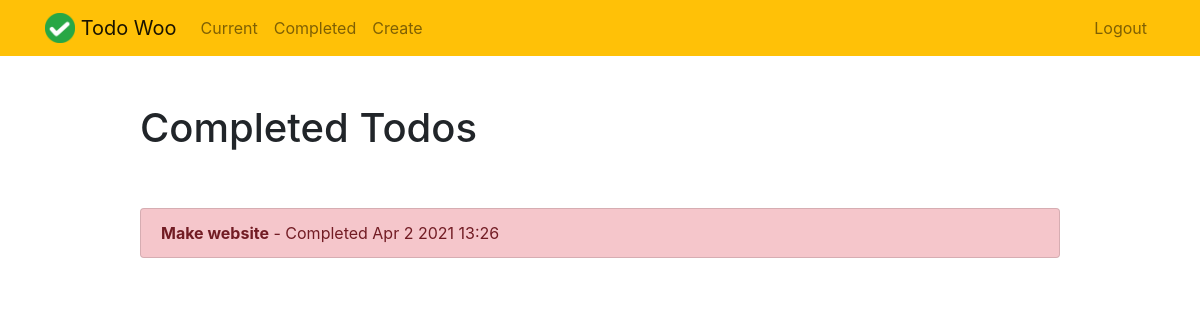
The app's page /completed/ (signed in), older data.
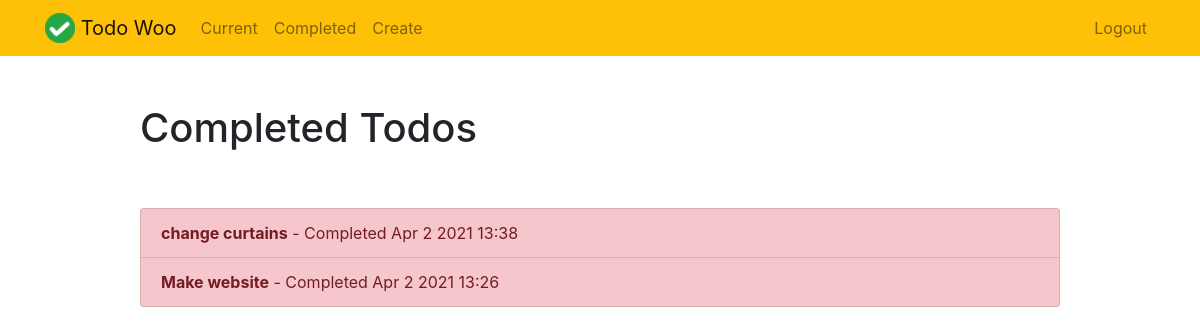
The same page, newer data.
### todo/models.py (models this page shows, shortened)
class Todo(models.Model):
    title = models.CharField(max_length=100)
    memo = models.TextField(blank=True)
    created = models.DateTimeField(auto_now_add=True)
    datecompleted = models.DateTimeField(null=True, blank=True)
    important = models.BooleanField(default=False)
    user = models.ForeignKey(User, on_delete=models.CASCADE)

### todo/views.py (the view)
# urls.py: path('completed/', views.completedtodos, name="completedtodos"),
@login_required
def completedtodos(request):
    todos = Todo.objects.filter(user=request.user, datecompleted__isnull=False).order_by('-datecompleted')
    return render(request, "todo/completedtodos.html",{"todos":todos})

### todo/templates/todo/completedtodos.html
{% extends "todo/base.html" %}
{% block content %}
    <div class="row justify-content-center mt-5">
        <div class="col-md-10">
            <h1>Completed Todos</h1>
        </div>
    </div>
    <div class="row justify-content-center mt-5">
        <div class="col-md-10">
            <div class="list-group">
                {% for todo in todos %}
                    <a href="{% url 'viewtodo' todo.id %}" class="list-group-item list-group-item-action{% if todo.important %} list-group-item-danger{% endif %}"><b>{{ todo.title }}</b> - Completed {{ todo.datecompleted|date:'M j Y H:i' }}</a>
                {% endfor %}
            </div>
        </div>
    </div>
{% endblock %}

Row changes from the older to the newer data that the page shows:
added Todo: title "change curtains", datecompleted "Apr 2 2021 13:38"
